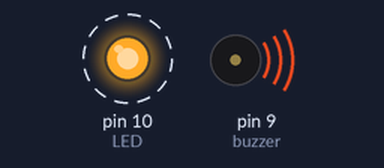
Bench run of a sketch on a simulated Arduino Uno, built with avr-gcc and run on an emulated ATmega328P. Shown: output pins drawn as LEDs (lit = HIGH), buzzer (waves = sounding). Dashed ring = blinking.

Above: at 0.5 s.
Timing chart, 0 to 4.6 s (numbered marks = the images above):
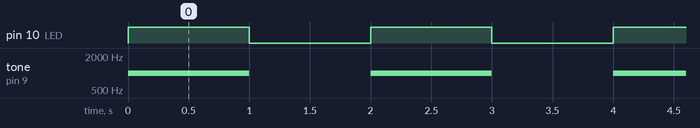

The sketch:

led_with_buzzer.ino
```cpp
const int buzzer=9;
const int LED =10;
void setup() {

 pinMode(buzzer,OUTPUT);
 pinMode(LED,OUTPUT);
}

void loop() {
  digitalWrite(LED,HIGH);
  tone(buzzer,1000);
  delay(1000);
  digitalWrite(LED,LOW);
  noTone(buzzer);
  delay(1000);
}
```

Measured:
- by itself, pin 10 (LED): alternates HIGH for 1.0 s and LOW for 1.0 s
- by itself, tone on pin 9 (buzzer): alternates 1000 Hz for 1.0 s and silent for 1.0 s
